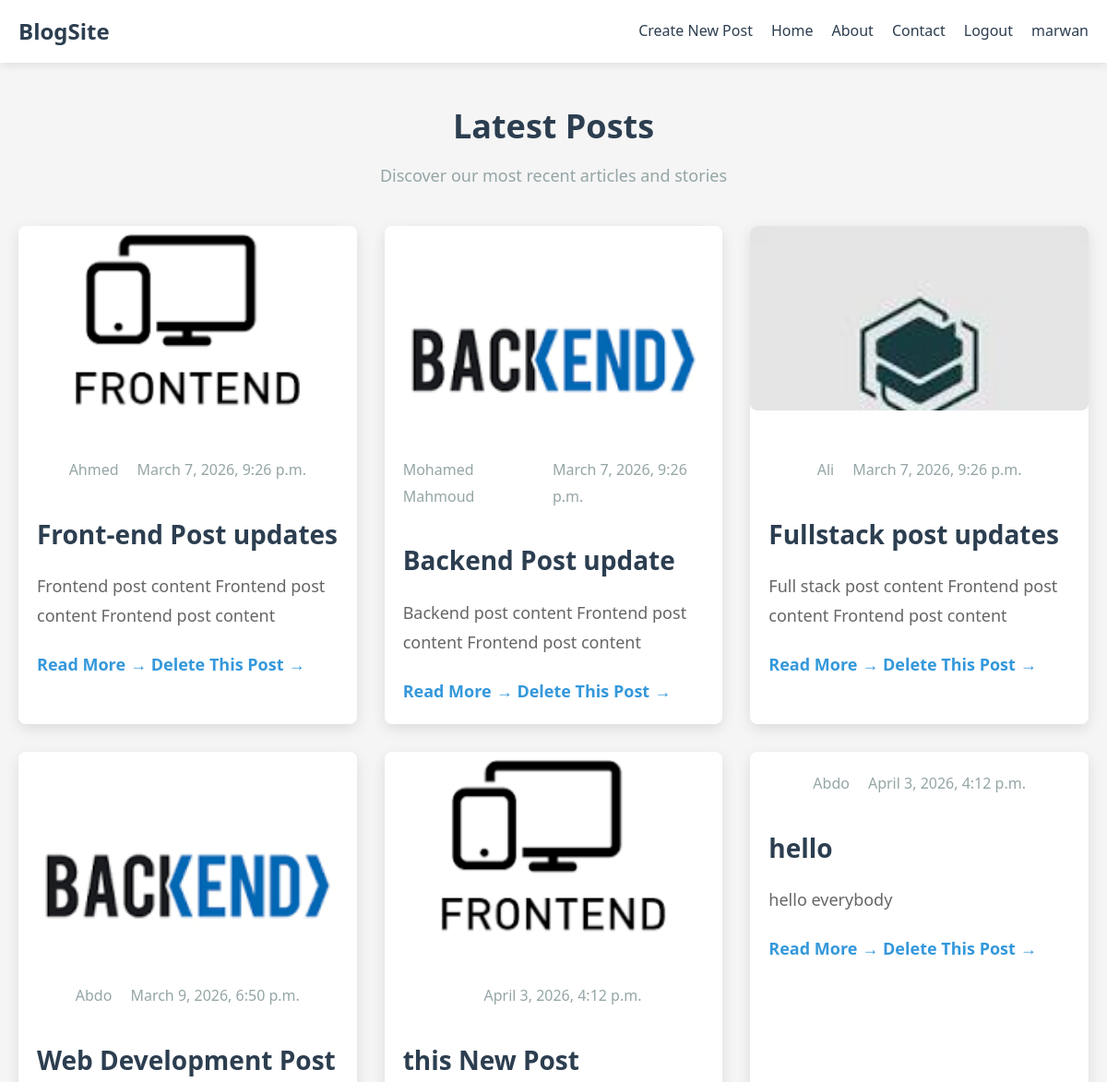
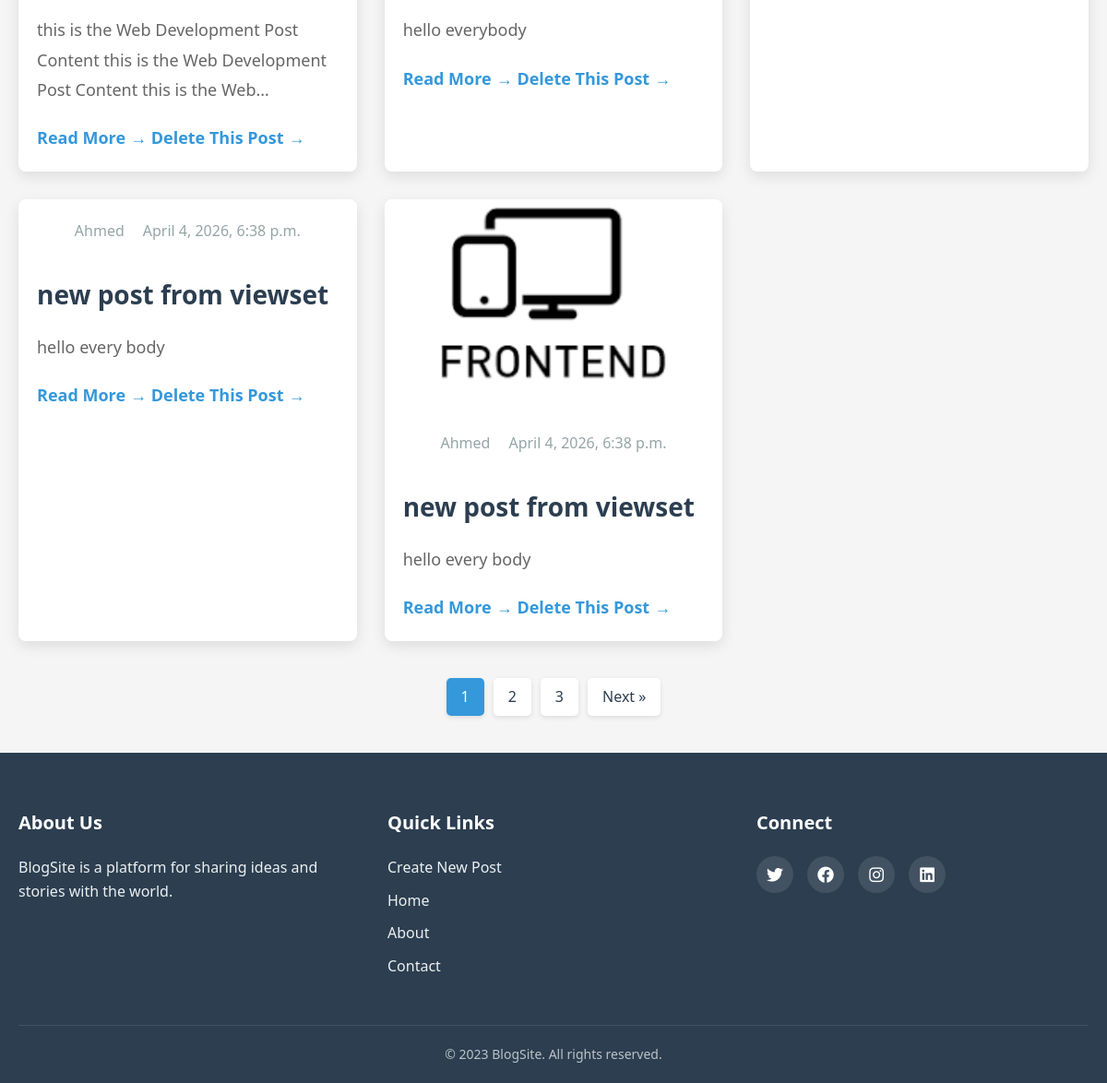
/ (signed in), run on the app's committed database (2 pictures, top to bottom).
### blog/models.py (models this page shows, shortened)
class Post(models.Model):
    title = models.CharField(max_length=100)
    content = models.TextField()
    author = models.CharField(max_length=100)
    created_at = models.DateTimeField(default=timezone.now())
    updated_at = models.DateTimeField(auto_now=True)
    is_published = models.BooleanField(default=True)
    image = models.ImageField(upload_to="posts_images",null=True,blank=True)

### blog/views.py (the view)
# urls.py: path('',posts,name= "all_posts"),
def posts(req):
    posts = Post.objects.all()
    return render(req,'blog/posts.html',{'posts':posts})

### templates/blog/posts.html
{% extends 'base.html' %} {% block content %}
<main class="container">
  <div class="header">
    <h1>Latest Posts</h1>
    <p>Discover our most recent articles and stories</p>
  </div>
  <div class="posts-grid">
    {% for post in posts %}
    <article class="post-card">
      {% if post.image %}
      <div class="post-image">
        <img src="{{post.image.url}}" alt="Post Image" />
      </div>
      {% endif %}
      <div class="post-content">
        <div class="post-meta">
          <span class="author">{{post.author}}</span>
          <span class="date">{{post.created_at}}</span>
        </div>
        <h2>
          <a href="{% url 'post_details' post.id %}">{{post.title}}</a>
        </h2>
        <p class="excerpt">{{post.content}}</p>
        <a href="{% url 'post_details' post.id %}" class="read-more"
          >Read More</a
        >
        <a href="{% url 'delete_post' post.id %}" class="read-more"
          >Delete This Post</a
        >
      </div>
    </article>
    {% endfor %}
  </div>
  <div class="pagination">
    <a href="#" class="page-link active">1</a>
    <a href="#" class="page-link">2</a>
    <a href="#" class="page-link">3</a>
    <a href="#" class="page-link next">Next &raquo;</a>
  </div>
</main>
{% endblock %}

### templates/base.html (shortened to what this page needs)
{% load static %}
<!doctype html>
<html lang="en">
  <head>
    <link rel="stylesheet" href="{% static 'css/style.css' %}" />
    <link
      rel="stylesheet"
      href="https://cdnjs.cloudflare.com/ajax/libs/font-awesome/6.0.0-beta3/css/all.min.css"
    />
  </head>
  <body>
    <nav class="navbar">
      <div class="container">
        <a href="all_posts.html" class="logo">BlogSite</a>
        <div class="nav-links">
          <a href="{% url 'create_post' %}">Create New Post</a>
          <a href="{% url 'all_posts' %}">Home</a>
          <a href="#">About</a>
          <a href="#">Contact</a>
          {% if user.is_authenticated %}
          <a href="{% url 'logout_url' %}">Logout</a>
          <a href="{% url 'update_user_url' %}">{{user.username}}</a>
          {% else %}
          <a href="{% url 'login_url' %}">Login </a>
          <a href="{% url 'register_url' %}" class="btn">Sign Up</a>
          {% endif %}
        </div>
      </div>
    </nav>
    {% block content %} {% endblock %}
    <footer class="footer">
      <div class="container">
        <div class="footer-content">
          <div class="footer-section">
            <h3>About Us</h3>
            <p>
              BlogSite is a platform for sharing ideas and stories with the
              world.
            </p>
          </div>
          <div class="footer-section">
            <h3>Quick Links</h3>
            <ul>
              <li><a href="{% url 'create_post' %}">Create New Post</a></li>
              <li><a href="all_posts.html">Home</a></li>
              <li><a href="#">About</a></li>
              <li><a href="#">Contact</a></li>
            </ul>
          </div>
          <div class="footer-section">
            <h3>Connect</h3>
            <div class="social-links">
              <a href="#"><i class="fab fa-twitter"></i></a>
              <a href="#"><i class="fab fa-facebook"></i></a>
              <a href="#"><i class="fab fa-instagram"></i></a>
              <a href="#"><i class="fab fa-linkedin"></i></a>
            </div>
          </div>
        </div>
        <div class="copyright">
          <p>&copy; 2023 BlogSite. All rights reserved.</p>
        </div>
      </div>
    </footer>
  </body>
</html>

### static/css/style.css (style rules this page uses)
:root { --primary-color: #3498db; --secondary-color: #2c3e50; --light-color: #ecf0f1; --dark-color: #2c3e50; --success-color: #2ecc71; --danger-color: #e74c3c; --warning-color: #f39c12; --info-color: #1abc9c; --gray-color: #95a5a6; --light-gray: #f8f9fa; --dark-gray: #7f8c8d; }
* { margin: 0; padding: 0; box-sizing: border-box; }
body { font-family: 'Segoe UI', Tahoma, Geneva, Verdana, sans-serif; line-height: 1.6; color: #333; background-color: #f5f5f5; }
.container { width: 100%; max-width: 1200px; margin: 0 auto; padding: 0 20px; }
a { text-decoration: none; color: var(--primary-color); transition: all 0.3s ease; }
img { max-width: 100%; height: auto; }
.navbar { background: #fff; box-shadow: 0 2px 10px rgba(0, 0, 0, 0.1); position: sticky; top: 0; z-index: 1000; padding: 15px 0; }
.navbar .container { display: flex; justify-content: space-between; align-items: center; }
.logo { font-size: 24px; font-weight: 700; color: var(--dark-color); }
.nav-links { display: flex; align-items: center; gap: 20px; }
.nav-links a { color: var(--dark-color); font-weight: 500; }
.header { text-align: center; margin: 40px 0; }
.header h1 { font-size: 36px; color: var(--dark-color); margin-bottom: 10px; }
.header p { font-size: 18px; color: var(--gray-color); }
.posts-grid { display: grid; grid-template-columns: repeat(auto-fill, minmax(350px, 1fr)); gap: 30px; margin-bottom: 40px; }
.post-card { background: #fff; border-radius: 8px; overflow: hidden; box-shadow: 0 5px 15px rgba(0, 0, 0, 0.1); transition: transform 0.3s ease, box-shadow 0.3s ease; }
.post-image { height: 200px; overflow: hidden; }
.post-image img { width: 100%; height: 100%; object-fit: cover; transition: transform 0.5s ease; }
.post-content { padding: 20px; }
.post-meta { display: flex; gap: 15px; margin-bottom: 10px; font-size: 14px; color: var(--gray-color); }
.post-content h2 { font-size: 22px; margin-bottom: 15px; color: var(--dark-color); }
.post-content h2 a { color: inherit; }
.excerpt { color: #666; margin-bottom: 15px; display: -webkit-box; -webkit-line-clamp: 3; -webkit-box-orient: vertical; overflow: hidden; }
.read-more { font-weight: 600; color: var(--primary-color); display: inline-flex; align-items: center; }
.read-more::after { content: '→'; margin-left: 5px; transition: margin-left 0.3s ease; }
.pagination { display: flex; justify-content: center; gap: 10px; margin: 40px 0; }
.page-link { display: inline-block; padding: 8px 16px; border-radius: 5px; background: #fff; color: var(--dark-color); font-weight: 500; box-shadow: 0 2px 5px rgba(0, 0, 0, 0.1); }
.page-link.active { background: var(--primary-color); color: #fff; }
.post-meta { display: flex; justify-content: center; gap: 20px; color: var(--gray-color); font-size: 16px; margin-bottom: 20px; }
.post-image { margin-bottom: 30px; border-radius: 8px; overflow: hidden; }
.post-image img { width: 100%; height: auto; display: block; }
.post-content { line-height: 1.8; font-size: 18px; color: #444; }
.post-content h2 { font-size: 28px; margin: 30px 0 15px; color: var(--dark-color); }
.post-content p { margin-bottom: 20px; }
.footer { background: var(--dark-color); color: #fff; padding: 60px 0 20px; }
.footer-content { display: grid; grid-template-columns: repeat(auto-fit, minmax(250px, 1fr)); gap: 40px; margin-bottom: 40px; }
.footer-section h3 { font-size: 20px; margin-bottom: 20px; color: #fff; }
.footer-section p { margin-bottom: 15px; color: #ecf0f1; }
.footer-section ul { list-style: none; }
.footer-section ul li { margin-bottom: 10px; }
.footer-section ul li a { color: #ecf0f1; }
.social-links { display: flex; gap: 15px; }
.social-links a { display: inline-flex; align-items: center; justify-content: center; width: 40px; height: 40px; background: rgba(255, 255, 255, 0.1); border-radius: 50%; color: #fff; font-size: 18px; transition: all 0.3s ease; }
.copyright { text-align: center; padding-top: 20px; border-top: 1px solid rgba(255, 255, 255, 0.1); color: #bdc3c7; font-size: 14px; }

### data on the page
Post: image (picture), author "Ahmed", created_at "March 7, 2026, 9:26 p.m.", title "Front-end Post updates", content "Frontend post content Frontend post content Frontend post content"
Post: image (picture), author "Mohamed Mahmoud", created_at "March 7, 2026, 9:26 p.m.", title "Backend Post update", content "Backend post content Frontend post content Frontend post content"
Post: image (picture), author "Ali", created_at "March 7, 2026, 9:26 p.m.", title "Fullstack post updates", content "Full stack post content Frontend post content Frontend post content"
Post: image (picture), author "Abdo", created_at "March 9, 2026, 6:50 p.m.", title "Web Development Post", content "this is the Web Development Post Content this is the Web Development Post Content this is the…"
Post: image (picture), created_at "April 3, 2026, 4:12 p.m.", title "this New Post", content "hello everybody"
Post: author "Abdo", created_at "April 3, 2026, 4:12 p.m.", title "hello", content "hello everybody"
Post: author "Ahmed", created_at "April 4, 2026, 6:38 p.m.", title "new post from viewset", content "hello every body"
Post: image (picture), author "Ahmed", created_at "April 4, 2026, 6:38 p.m.", title "new post from viewset", content "hello every body"

### other printed values
{{ user.username }} "marwan"
